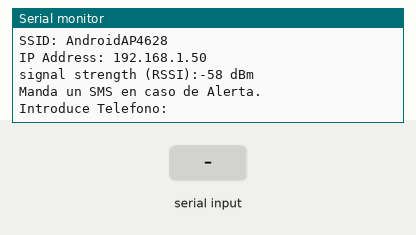
Bench run of a sketch on a simulated Arduino MKR. On the bench: the last lines printed to the serial monitor. The test bench sets the inputs (shaded band). WiFi joins after 1.5 s; servers stay silent unless stated; uploads are accepted with an empty reply.

Above: at 12.7 s.
12.8 s: "GRABADOS\n" received over Serial
At 14.0 s:
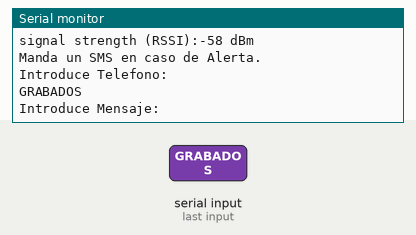
14.3 s: "1\n" received over Serial
At 14.69 s:
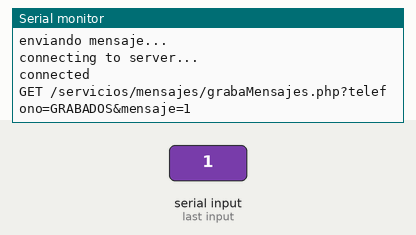

The sketch:

envia_SMS_MKR.ino
```cpp
/*
   Ejemplo para MKR1000
*/

#include <SPI.h>
#include <WiFi101.h>

#define PIN "0000"

char ssid[] = "AndroidAP4628"; //  your network SSID (name)
char pass[] = "esp8266wifi";    // your network password (use for WPA, or use as key for WEP)
int keyIndex = 0;            // your network key Index number (needed only for WEP)

char url[] = "www.aprendiendoarduino.com";

int status = WL_IDLE_STATUS;

WiFiClient client;

String webString = "";
String telefono = "";
String mensaje = "";

void setup()
{
  Serial.begin(9600);
  while (!Serial) {
    ; // wait for serial port to connect. Needed for native USB port only
  }

  // check for the presence of the shield:
  if (WiFi.status() == WL_NO_SHIELD) {
    Serial.println("WiFi shield not present");
    // don't continue:
    while (true);
  }

  // attempt to connect to Wifi network:
  while (status != WL_CONNECTED) {
    Serial.print("Attempting to connect to SSID: ");
    Serial.println(ssid);
    // Connect to WPA/WPA2 network. Change this line if using open or WEP network:
    status = WiFi.begin(ssid, pass);

    // wait 10 seconds for connection:
    delay(10000);
  }
  Serial.println("Connected to wifi");
  printWifiStatus();
}

void loop()
{
  String webString = "";
  String telefono = "";
  String mensaje = "";

  Serial.println("Manda un SMS en caso de Alerta.");
  Serial.println("Introduce Telefono:");
  while (Serial.available() == 0) {
  }
  do {
    char caracter_leido = Serial.read();
    if (caracter_leido == ' ') continue;
    if (caracter_leido == '\r') continue;
    if (caracter_leido == '\n') continue;
    telefono += caracter_leido;
    delay(5);
  }  while (Serial.available() > 0);
  Serial.println(telefono);

  Serial.println("Introduce Mensaje:");
  while (Serial.available() == 0) {
  }
  do {
    char caracter_leido = Serial.read();
    if (caracter_leido == ' ') caracter_leido = '-';
    if (caracter_leido == '\r') continue;
    if (caracter_leido == '\n') continue;
    mensaje += caracter_leido;
    delay(5);
  }  while (Serial.available() > 0);
  Serial.println(mensaje);

  grabaDatos(telefono, mensaje);
  delay(200);

  while (client.available() == 0) {
  }

  if (client.available()) {
    Serial.println("Respuesta del Servidor---->");
    while (client.available()) {
      char c = client.read();
      webString += c;
    }
    Serial.println(webString);
    if (webString.indexOf("GRABADOS") >= 0) Serial.println("Datos guardados correctamente");
    else Serial.println("Error al guardar los datos");

    client.stop();

  }
}

void grabaDatos(String telefono, String mensaje) {
  Serial.println("enviando mensaje... ");

  Serial.println("connecting to server...");
  if (client.connect(url, 80)) {
    Serial.println("connected");
    client.print("GET /servicios/SMS/saveSMS.php?telefono=");
    client.print(telefono);
    client.print("&mensaje=");
    client.print(mensaje);
    client.print("&pin=");
    client.print((String)PIN);
    client.println(" HTTP/1.1");
    client.println("Host: www.aprendiendoarduino.com");
    client.println("Connection: close");
    client.println();
    Serial.print("GET /servicios/mensajes/grabaMensajes.php?telefono=");
    Serial.print(telefono);
    Serial.print("&mensaje=");
    Serial.println(mensaje);
  }
  else {
    Serial.println("connection failed");
  }
}

void printWifiStatus() {
  // print the SSID of the network you're attached to:
  Serial.print("SSID: ");
  Serial.println(WiFi.SSID());

  // print your WiFi shield's IP address:
  IPAddress ip = WiFi.localIP();
  Serial.print("IP Address: ");
  Serial.println(ip);

  // print the received signal strength:
  long rssi = WiFi.RSSI();
  Serial.print("signal strength (RSSI):");
  Serial.print(rssi);
  Serial.println(" dBm");
}
```

Measured:
- after the input at 12.8 s, the serial monitor: prints a new line at once (image 1)
- after the input at 14.3 s, the serial monitor: prints a new line at once (image 2)
